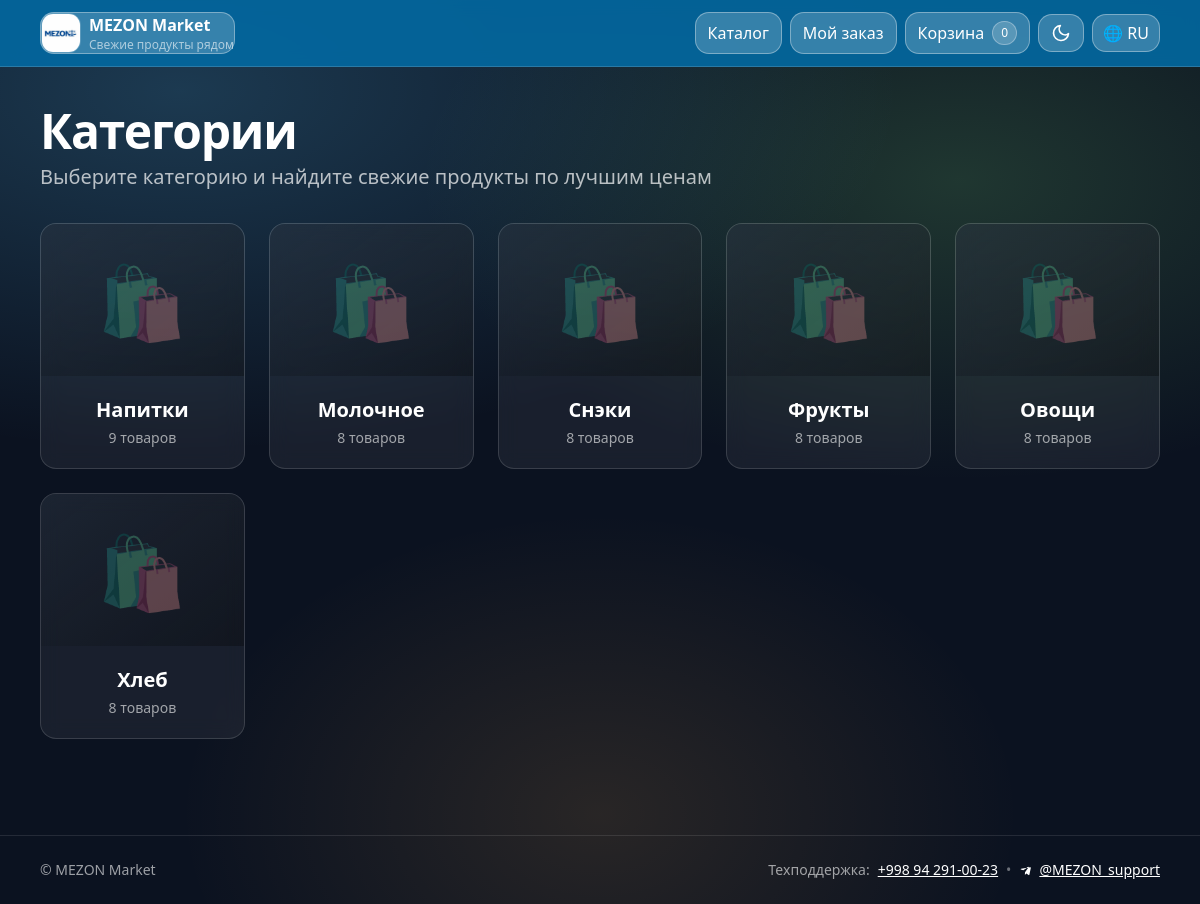
The page / on the database its author committed.
### shop/models.py (models this page shows, shortened)
class Category(models.Model):
    name_ru = models.CharField(max_length=200)
    name_uz = models.CharField(max_length=200, blank=True, default="")
    name_uz_latn = models.CharField(max_length=200, blank=True, default="")
    image = models.ImageField(upload_to="categories/", blank=True, null=True)
    class Meta:
        verbose_name = "Категория"
        verbose_name_plural = "Категории"
    @property
    def name(self) -> str:
        key = _lang_key()
        val = getattr(self, f"name_{key}", "") or ""
        return val or self.name_ru

### shop/views.py (the view, shortened to what this page needs)
# urls.py: 2. Add a URL to urlpatterns:  path('', views.home, name='home')
def home(request):
    q = (request.GET.get("q") or "").strip()
    categories = Category.objects.all().order_by("id")
    base_qs = Product.objects.select_related("category").all()
    promo_products = base_qs.filter(
        old_price__isnull=False,
        old_price__gt=F("price"),
    ).order_by("-id")
    products = base_qs.order_by("-id")
    return render(
        request,
        "shop/home.html",
        {
            "categories": categories,
            "promo_products": promo_products,  # ✅ добавили
            "products": products,
            "q": q,
        },
    )

### orders/context_processors.py (called while the page is built)
def cart_count(request):
    cart = request.session.get("cart", {})
    try:
        count = sum(int(v) for v in cart.values())
    except Exception:
        count = 0
    return {"cart_count": count}

### shop/models.py (called while the page is built)
def _lang_key() -> str:
    lang = (get_language() or "ru").lower()
    if lang.startswith("uz") and ("latn" in lang or "uz_latn" in lang or "uz-latn" in lang):
        return "uz_latn"
    if lang.startswith("uz"):
        return "uz"
    return "ru"

### templates/shop/home.html (shortened to what this page needs)
{% extends "base.html" %}
{% load i18n %}
{% block content %}
<div class="mb-6 md:mb-8">
  <h1 class="text-3xl sm:text-4xl md:text-5xl font-extrabold text-white tracking-tight">
    {% trans "Категории" %}
  </h1>
  <p class="mt-2 text-lg md:text-xl text-white/70">
    {% trans "Выберите категорию и найдите свежие продукты по лучшим ценам" %}
  </p>
</div>
{% if categories %}
  <div class="grid grid-cols-2 sm:grid-cols-3 md:grid-cols-4 lg:grid-cols-5 gap-4 sm:gap-5 md:gap-6">
    {% for c in categories %}
      <a href="{% url 'category' c.id %}"
         class="group glass rounded-2xl overflow-hidden transition-all duration-300 hover:shadow-2xl hover:scale-[1.03] active:scale-95">
        <div class="relative aspect-[4/3] overflow-hidden bg-gradient-to-br from-gray-800/50 to-black/30">
          {% if c.image %}
            <img
              src="{{ c.image.url }}"
              alt="{{ c.name }}"
              class="w-full h-full object-cover transition-transform duration-500 group-hover:scale-110"
              loading="lazy"
            >
          {% else %}
            <div class="absolute inset-0 flex items-center justify-center text-white/30 text-5xl sm:text-6xl md:text-7xl">
              🛍️
            </div>
          {% endif %}
        </div>
        <div class="p-4 md:p-5 text-center">
          <h3 class="font-bold text-base sm:text-lg md:text-xl text-white group-hover:text-blue-300 transition-colors">
            {{ c.name }}
          </h3>
          {% if c.products.exists %}
            <p class="mt-1 text-sm text-white/60">
              {{ c.products.count }} {% trans "товаров" %}
            </p>
          {% endif %}
        </div>
      </a>
    {% endfor %}
  </div>
{% endif %}
{% endblock %}

### static/css/site.css (style rules this page uses)
:root { --bg: #0b1220; --card: rgba(255,255,255,0.06); --card2: rgba(255,255,255,0.10); --stroke: rgba(255,255,255,0.14); --text: rgba(255,255,255,0.92); --muted: rgba(255,255,255,0.70); --accent: #7cdd7c; --accent2:#58c7ff; --shadow: 0 12px 30px rgba(0,0,0,0.25); }
body { background: radial-gradient(1200px 600px at 15% 10%, rgba(88,199,255,0.22), transparent 60%), radial-gradient(900px 500px at 80% 20%, rgba(124,221,124,0.18), transparent 60%), radial-gradient(700px 500px at 50% 90%, rgba(255,180,80,0.12), transparent 60%), var(--bg); color: var(--text); }
.glass { background: var(--card); border: 1px solid var(--stroke); backdrop-filter: blur(10px); border-radius: 18px; }

### rows shown on the page
Category: name "Напитки", products.count "9"
Category: name "Молочное", products.count "8"
Category: name "Снэки", products.count "8"
Category: name "Фрукты", products.count "8"
Category: name "Овощи", products.count "8"
Category: name "Хлеб", products.count "8"

### other values the page prints
{{ cart_count|default:0 }} "0"
{{ LANGUAGE_CODE|upper }} "RU"
